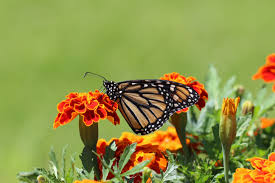
#> input picture OPEN_CV/F001 Image Loading and Display/example.jpg, 275 x 183 px, found by its file name
$ python '005 Image Filtering.py'   (older library calls are emulated)
#> lines starting #> are read from the running program, lines starting #| are printed output that depends on the picture

"""
Image filtering is a fundamental operation in image processing used to enhance or modify an image by applying various filters
such as blurring, sharpening, edge detection, and noise reduction. OpenCV provides functions to apply
these filters efficiently. Here's a Python code sample demonstrating how to perform image filtering using OpenCV:

In this code:


The image is loaded using cv2.imread() from a file named 'example.jpg'.

Various image filtering operations are performed using OpenCV functions:

Gaussian blur (cv2.GaussianBlur()): Smoothes the image using a Gaussian filter.

Median blur (cv2.medianBlur()): Computes the median of all the pixels under the kernel window and replaces the central pixel with this median value.

Bilateral filter (cv2.bilateralFilter()): Applies a bilateral filter to preserve edges while reducing noise.

Sobel edge detection (cv2.Sobel()): Applies Sobel edge detection along the x and y directions.

Each filtered image is displayed in a separate window using cv2.imshow().

Press any key to close each window and proceed to the next filter.

Make sure to replace 'example.jpg' with the path to your image file. This code demonstrates some common image filtering techniques,
but OpenCV provides many more functions for advanced filtering operations.
"""

import cv2

# File path to the image
file_path = 'K:\PYTHON\OPEN_CV\F001 Image Loading and Display\example.jpg'

# Load an image from file
image = cv2.imread(file_path)
#> image is the input picture: shape (183, 275, 3); mean B, G, R 72.1, 147.3, 143.6

# Check if the image was successfully loaded
if image is not None:
    # Display the original image
    cv2.imshow('Original Image', image)
    cv2.waitKey(0)

    # Apply Gaussian blur to the image
    blurred_image = cv2.GaussianBlur(image, (5, 5), 0)  # Kernel size: (5, 5)
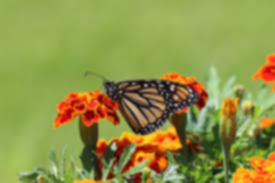
#> blurred_image: shape (183, 275, 3); mean B, G, R 72.1, 147.3, 143.6
    cv2.imshow('Blurred Image', blurred_image)
    cv2.waitKey(0)

    # Apply median blur to the image
    median_blurred_image = cv2.medianBlur(image, 5)  # Kernel size: 5
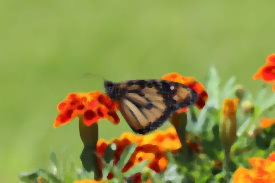
#> median_blurred_image: shape (183, 275, 3); mean B, G, R 70.9, 146.9, 143.5
    cv2.imshow('Median Blurred Image', median_blurred_image)
    cv2.waitKey(0)

    # Apply bilateral filter to the image
    bilateral_filtered_image = cv2.bilateralFilter(image, 9, 75, 75)
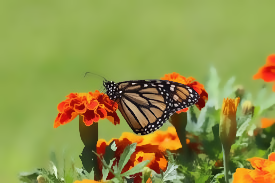
#> bilateral_filtered_image: shape (183, 275, 3); mean B, G, R 71.9, 147.2, 143.4
    cv2.imshow('Bilateral Filtered Image', bilateral_filtered_image)
    cv2.waitKey(0)

    # Apply Sobel edge detection to the image
    sobel_x = cv2.Sobel(image, cv2.CV_64F, 1, 0, ksize=5)  # Gradient along x-axis
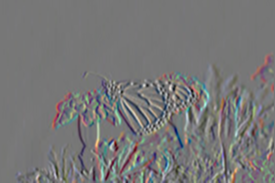
#> sobel_x: shape (183, 275, 3) float64; mean B, G, R -10.2, -15.4, 13.2; drawn with min black and max white
    sobel_y = cv2.Sobel(image, cv2.CV_64F, 0, 1, ksize=5)  # Gradient along y-axis
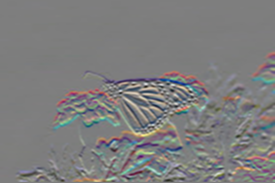
#> sobel_y: shape (183, 275, 3) float64; mean B, G, R -23.1, -28, -1.2; drawn with min black and max white
    sobel_edges_image = cv2.magnitude(sobel_x, sobel_y)
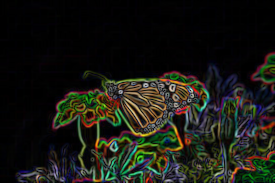
#> sobel_edges_image: shape (183, 275, 3) float64; mean B, G, R 830.9, 1081, 1058.3; drawn with min black and max white
    sobel_edges_image = cv2.convertScaleAbs(sobel_edges_image)
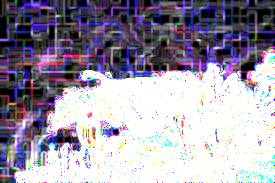
#> sobel_edges_image: shape (183, 275, 3); mean B, G, R 167.3, 151.1, 157.1
    cv2.imshow('Sobel Edges Image', sobel_edges_image)
    cv2.waitKey(0)

    # Close all OpenCV windows
    cv2.destroyAllWindows()
else:
    print("Error: Unable to load the image.")
